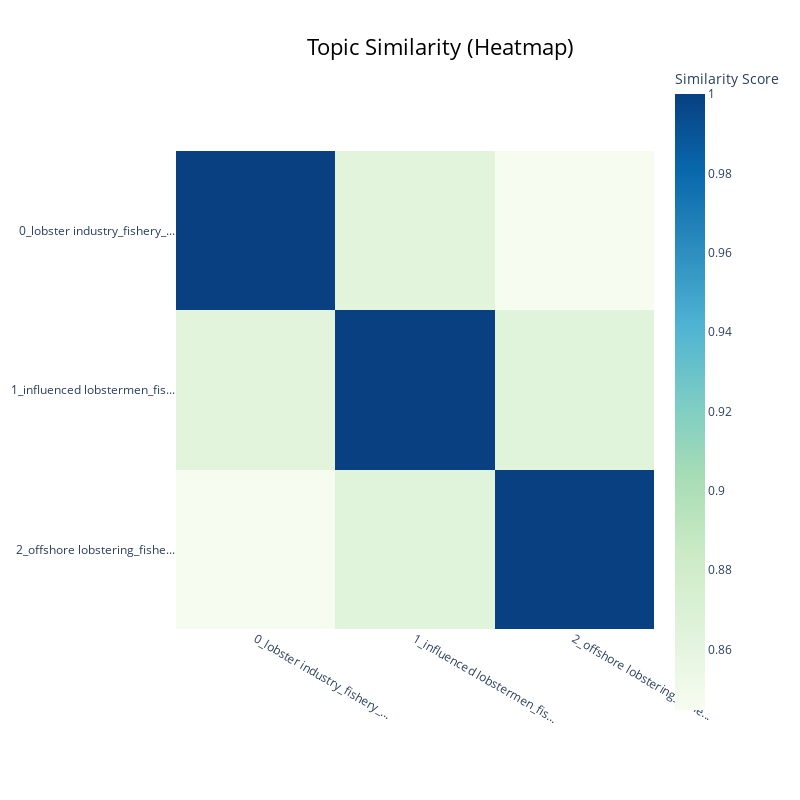

The cell this chart's notebook holds for it:
### Code cell
fig = topic_model.visualize_heatmap(
    top_n_topics=None,
    n_clusters=None,
    title="Topic Similarity (Heatmap)"
)
fig

### Figure 1 — Plotly figure (JSON) as saved in the notebook; plotly's stock layout.template omitted (floating-point values rounded to 4 significant figures)
{"data": [{"coloraxis": "coloraxis", "hovertemplate": "x: %{x}<br>y: %{y}<br>Similarity Score: %{z}<extra></extra>", "name": "0", "type": "heatmap", "x": ["0_lobster industry_fishery_...", "1_influenced lobstermen_fis...", "2_offshore lobstering_fishe..."], "xaxis": "x", "y": ["0_lobster industry_fishery_...", "1_influenced lobstermen_fis...", "2_offshore lobstering_fishe..."], "yaxis": "y", "z": [[1.0, 0.8628, 0.8447], [0.8628, 1.0, 0.8638], [0.8447, 0.8638, 1.0]]}], "layout": {"coloraxis": {"colorbar": {"title": {"text": "Similarity Score"}}, "colorscale": [[0, "rgb(247,252,240)"], [0.125, "rgb(224,243,219)"], [0.25, "rgb(204,235,197)"], [0.375, "rgb(168,221,181)"], [0.5, "rgb(123,204,196)"], [0.625, "rgb(78,179,211)"], [0.75, "rgb(43,140,190)"], [0.875, "rgb(8,104,172)"], [1, "rgb(8,64,129)"]]}, "height": 800, "hoverlabel": {"bgcolor": "white", "font": {"family": "Rockwell", "size": 16}}, "legend": {"title": {"text": "Trend"}}, "margin": {"t": 60}, "showlegend": true, "title": {"font": {"color": "Black", "size": 22}, "text": "Topic Similarity (Heatmap)", "x": 0.55, "xanchor": "center", "y": 0.95, "yanchor": "top"}, "width": 800, "xaxis": {"anchor": "y", "constrain": "domain", "domain": [0, 1], "scaleanchor": "y"}, "yaxis": {"anchor": "x", "autorange": "reversed", "constrain": "domain", "domain": [0, 1]}}}
